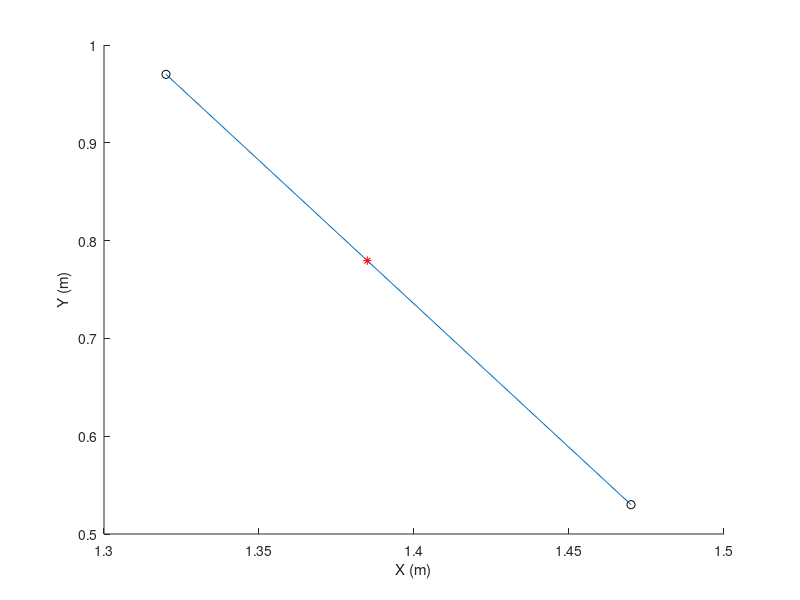
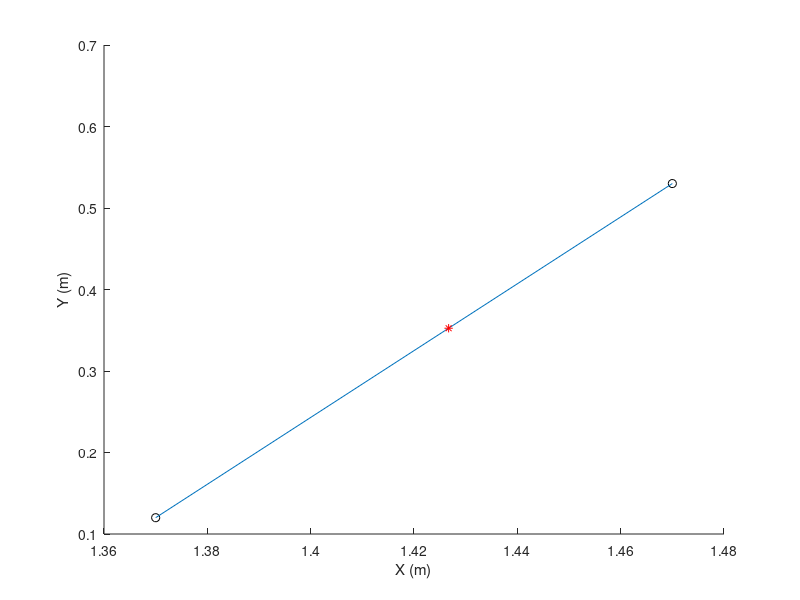
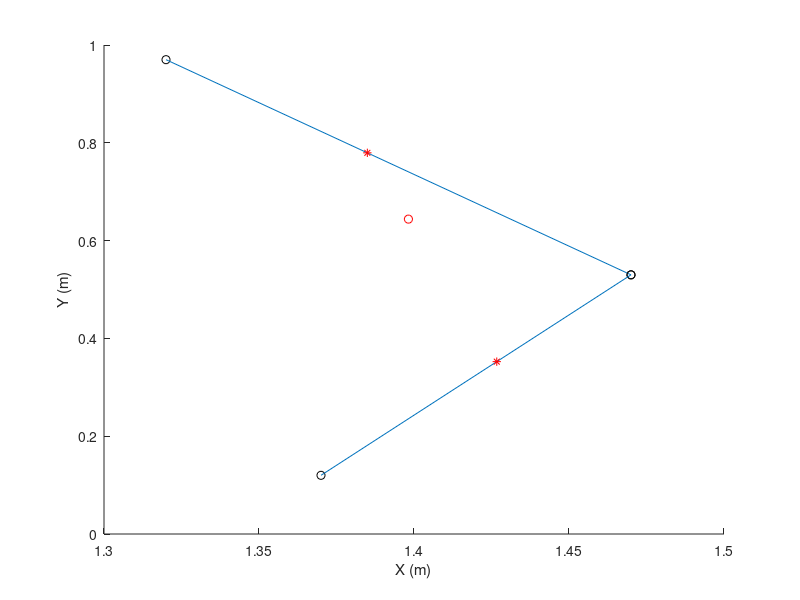

Write MATLAB code to recreate these figures, in order. (Note: this script raises an error after producing the figures.)
%% COM coordinate estimate for a segement

% Total body mass
M = 72.4

% Thigh 
hipXY = [1.32,0.97];
kneeXY = [1.47,0.53];
m_thigh = M*0.1;
Rprox = .433;

COm_thighigh = hipXY+Rprox.*(kneeXY-hipXY);

figure
hold on
plot(hipXY(1),hipXY(2),'ko')
plot(kneeXY(1),kneeXY(2),'ko')
line([hipXY(1) kneeXY(1)],[hipXY(2) kneeXY(2)])
plot(COm_thighigh(1),COm_thighigh(2),'r*')
ylabel('Y (m)')
xlabel('X (m)')

% Shank 
kneeXY = [1.47,0.53];
ankleXY = [1.37,0.12];
m_shank = M*0.0465;
Rprox = .433;

% Find COM shank
COm_shankank= kneeXY+Rprox.*(ankleXY-kneeXY)

% Plot results
figure
hold
plot(ankleXY(1),ankleXY(2),'ko')
plot(kneeXY(1),kneeXY(2),'ko')
line([ankleXY(1) kneeXY(1)],[ankleXY(2) kneeXY(2)])
plot(COm_shankank(1),COm_shankank(2),'r*')
ylabel('Y (m)')
xlabel('X (m)')

% Find overall COM of the two link-segment (thigh-shank)
m_tot = m_shank+m_thigh; % find total mass of the two-link segment
COM_overall = (m_shank/m_tot)*COm_shankank + (m_thigh/m_tot)*COm_thighigh;

% plot the results
figure
hold on 
plot(hipXY(1),hipXY(2),'ko')
plot(kneeXY(1),kneeXY(2),'ko')
line([hipXY(1) kneeXY(1)],[hipXY(2) kneeXY(2)])
plot(COm_thighigh(1),COm_thighigh(2),'r*')
plot(ankleXY(1),ankleXY(2),'ko')
plot(kneeXY(1),kneeXY(2),'ko')
line([ankleXY(1) kneeXY(1)],[ankleXY(2) kneeXY(2)])
plot(COm_shankank(1),COm_shankank(2),'r*')
plot(COM_overall(1),COM_overall(2),'ro')
ylabel('Y (m)')
xlabel('X (m)')


%% Moment of inertia of the thigh calculation
K_thigh = .54
L_thigh = segmentLength(hipXY,kneeXY)

I_prox_thigh = m_thigh*(L_thigh*L_thigh)^2

% moment of inertia of the shank
K_shank = .528
L_shank = segmentLength(kneeXY,ankleXY)

I_prox_thigh = m_shank*(L_shank*L_shank)^2







